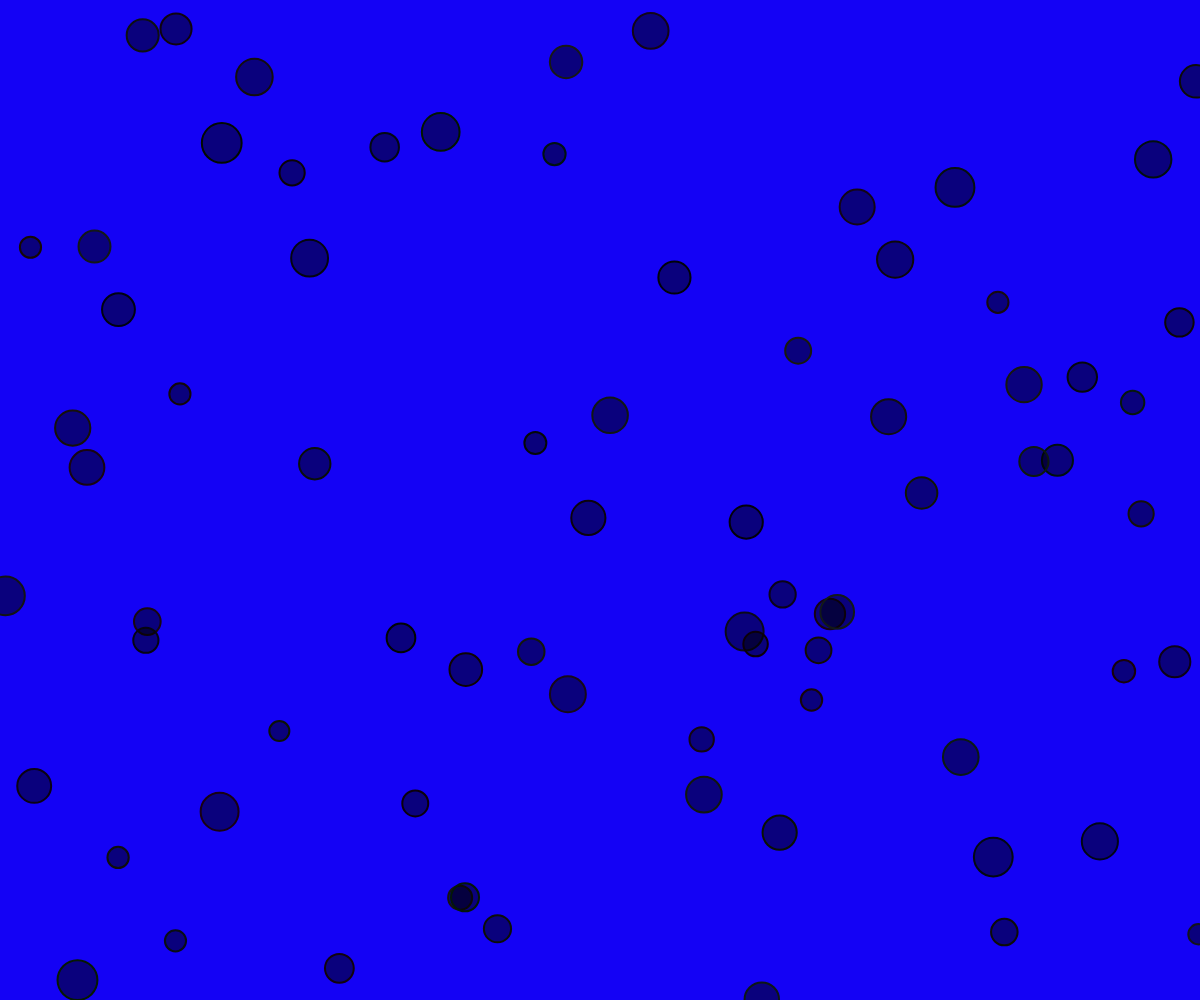
Frame 1 (no input)
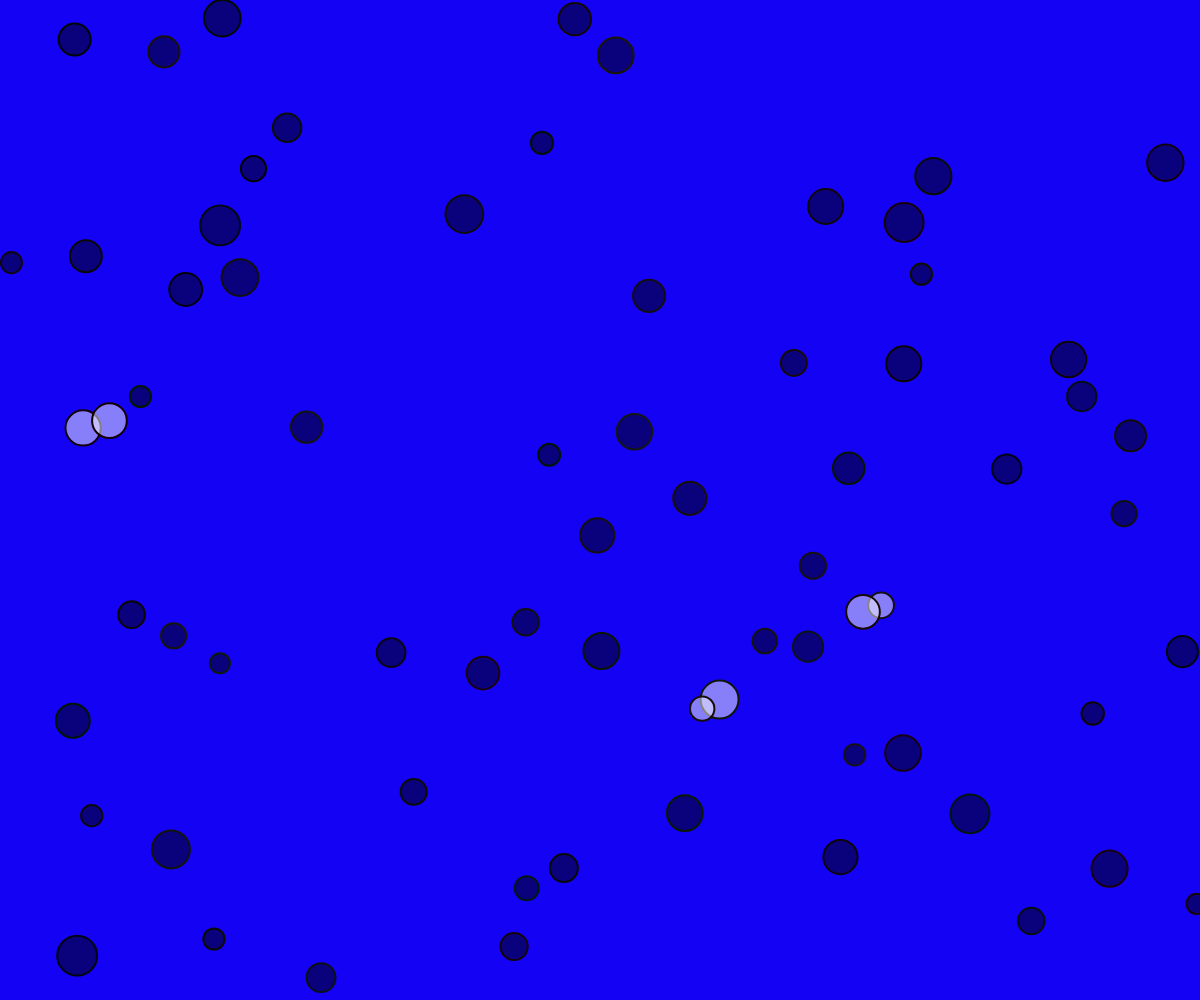
Frame 60 (no input)
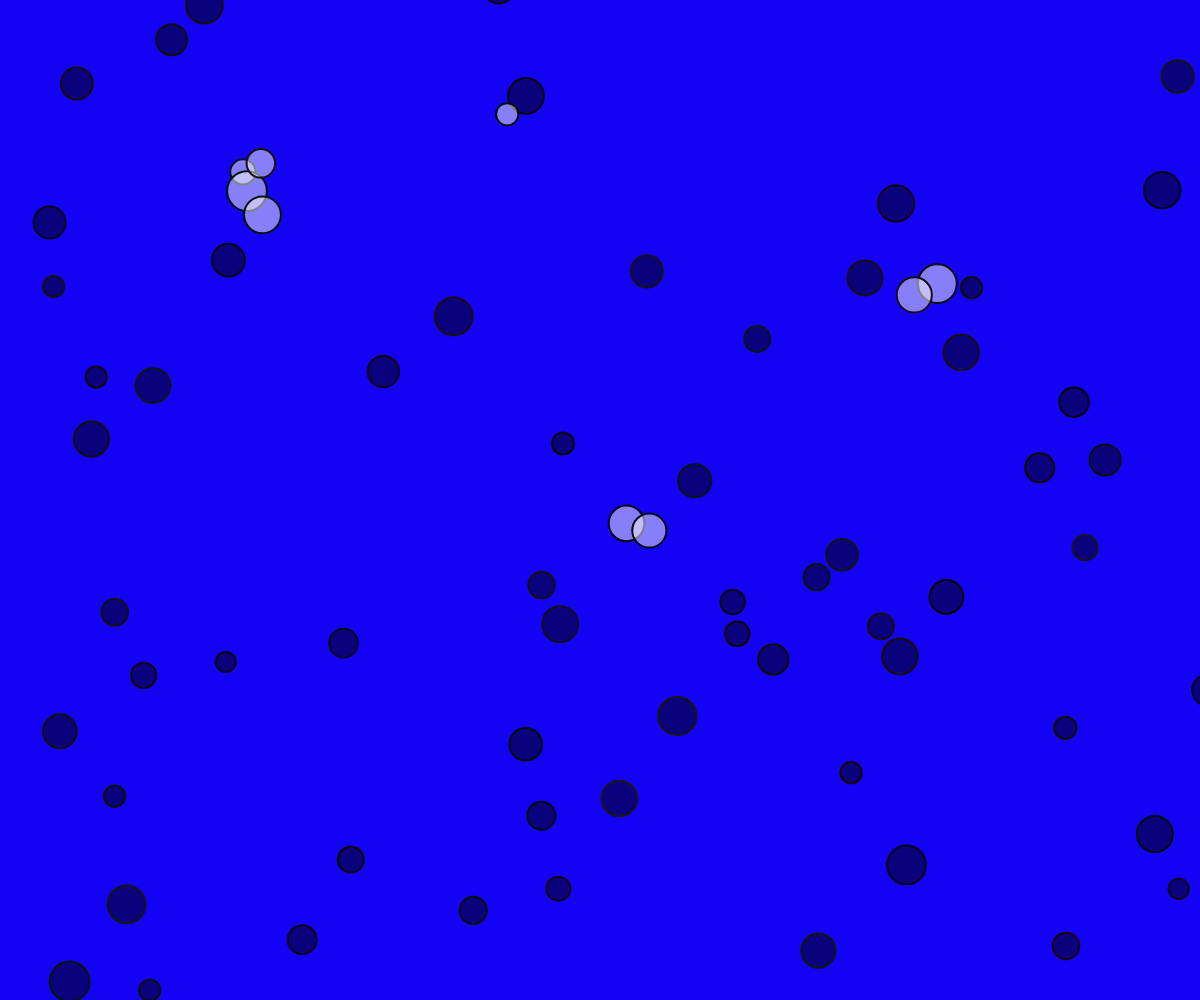
Frame 120 (the mouse pressed at the canvas centre since frame 60)

The p5.js sketch that drew these frames (run headless with seeded random() and noise() and a simulated clock; from frame 60 on, the mouse is pressed at the canvas centre):

// p5.js sketch
// ── sketch.js
let bubbles = [];

function setup() {
  createCanvas(windowWidth, windowHeight);
  for (let i = 0; i < 75; i++) {
    let x = random(width);
    let y = random(height);
    let r = random(10, 20);
    bubbles[i] = new Bubble(x, y, r);
  }
}

function draw() {
  background(20,2,245);

  for (let b of bubbles) {
    b.show();
    b.move();
    let overlapping = false;
    for (let other of bubbles) {
      if (b !== other && b.intersects(other)) {
        overlapping = true;
      }
    }
    if (overlapping) {
      b.changeColor(255);
    } else {
      b.changeColor(0);
    }
  }
}

class Bubble {
  constructor(x, y, r = 50) {
    this.x = x;
    this.y = y;
    this.r = r;
    this.brightness = 0;
  }

  intersects(other) {
    let d = dist(this.x, this.y, other.x, other.y);
    return d < this.r + other.r;
    // if (d < this.r + other.r) {
    //   return true;
    // } else {
    //   return false;
    // }
  }

  changeColor(bright) {
    this.brightness = bright;
  }

  contains(px, py) {
    let d = dist(px, py, this.x, this.y);
    if (d < this.r) {
      return true;
    } else {
      return false;
    }
  }

  move() {
    this.x = this.x + random(-8, 8);
    this.y = this.y + random(-8, 8);
  }

  show() {
    stroke(random(25), random(25), random(25));
    strokeWeight(2);
    fill(this.brightness, 125);
    ellipse(this.x, this.y, this.r * 2);
  }
}
